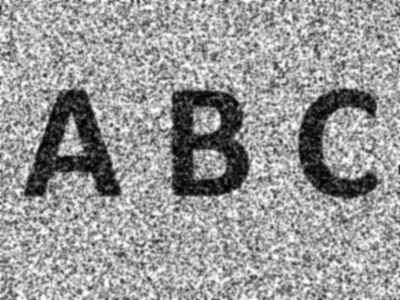
//> input picture ImageRecognition_0529/Imagerec_0529_07/ABC.png, 400 x 300 px
$ ./main07   (built with g++ and OpenCV 4)
//> lines starting //> are read from the running program, lines starting //| are printed output that depends on the picture; after the words box and inside, x2 and y2 are one past the last pixel; in counts of white or black regions, pixels touching at a corner belong together
#include <iostream>
#include <opencv2\/opencv.hpp>

int main(int argc, const char * argv[]){
	cv::Mat img = cv::imread("ABC.png",0);	//画像ファイルの読み込み
//> img is the input picture: 300 rows x 400 cols, CV_8UC1; min 1, max 255, mean 152.9
	if (img.empty())	//ファイルの読み込み失敗
	{
		std::cout << "ファイルの読み込みに失敗しました" << std::endl;
		return -1;
	}

	//元画像の表示
	cv::namedWindow("Original Image");	//ウィンドウの生成

	cv::threshold(img,img,100.0,255.0,CV_THRESH_BINARY);	//2値化
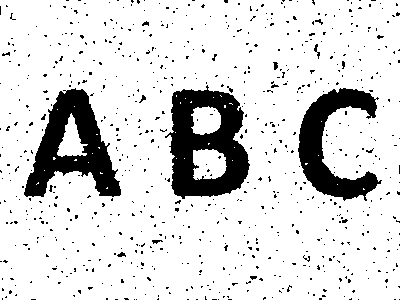
//> img: 300 rows x 400 cols, CV_8UC1; 85.4% white; 746 black regions (735 under 20 px), largest, box (x1, y1, x2, y2) and area: (165, 85, 250, 199) 5656, (24, 88, 121, 197) 4911, (298, 88, 382, 201) 3958
	//メディアンフィルタリング
	cv::medianBlur(img, img, 5);
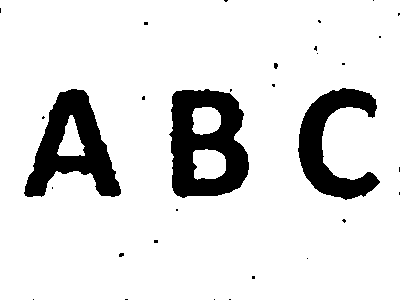
//> img: 300 rows x 400 cols, CV_8UC1; 87.7% white; 31 black regions (27 under 20 px), largest, box (x1, y1, x2, y2) and area: (169, 89, 249, 198) 5683, (24, 89, 121, 197) 4940, (298, 88, 380, 200) 3957, (274, 63, 278, 69) 20


	//N=2でクロージング
	//膨張
	for(int i=0;i<2;i++){
	cv::dilate(img,img,cv::Mat());
	}
//> this loop made 2 passes
//> pass 1, `cv::dilate(img,img,cv::Mat());`:
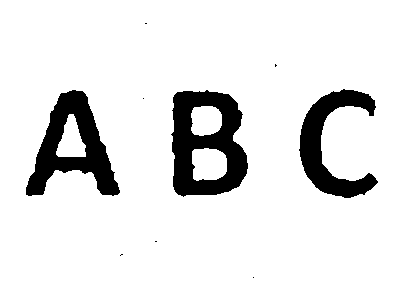
//> img: 300 rows x 400 cols, CV_8UC1; 89.4% white; 9 black regions (6 under 20 px), largest, box (x1, y1, x2, y2) and area: (171, 90, 248, 197) 5006, (26, 90, 120, 196) 4318, (299, 89, 378, 198) 3420
//> pass 2, `cv::dilate(img,img,cv::Mat());`:
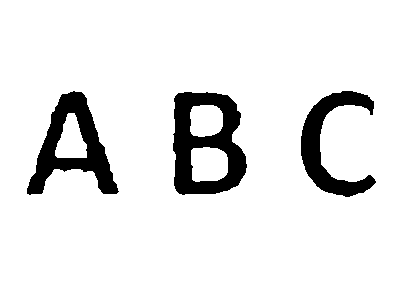
//> img: 300 rows x 400 cols, CV_8UC1; 90.9% white; 3 black regions, box (x1, y1, x2, y2) and area: (173, 92, 247, 195) 4336, (27, 91, 119, 195) 3707, (301, 91, 376, 197) 2899
	//収縮
	for(int i=0;i<2;i++){
	cv::erode(img,img,cv::Mat());
	}
//> this loop made 2 passes
//> pass 1, `cv::erode(img,img,cv::Mat());`:
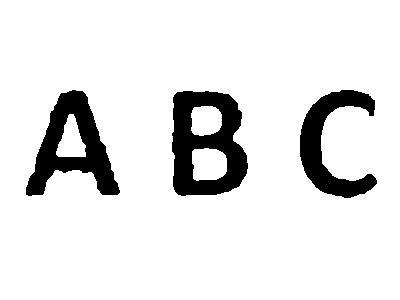
//> img: 300 rows x 400 cols, CV_8UC1; 89.4% white; 3 black regions, box (x1, y1, x2, y2) and area: (172, 91, 248, 196) 4994, (26, 90, 120, 196) 4313, (300, 90, 377, 198) 3407
//> pass 2, `cv::erode(img,img,cv::Mat());`:
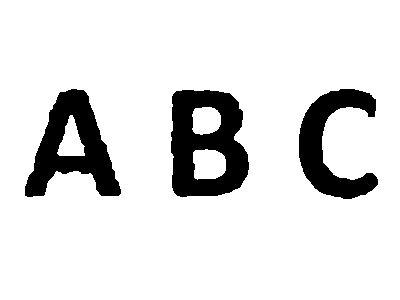
//> img: 300 rows x 400 cols, CV_8UC1; 87.9% white; 3 black regions, box (x1, y1, x2, y2) and area: (171, 90, 249, 197) 5644, (25, 89, 121, 197) 4919, (299, 89, 378, 199) 3923
	if(cv::imwrite("output.bmp", img) == false){	//保存の成否判定
		std::cout << "ファイルの保存に失敗" << std::endl;
		return -1;
	}
	cv::imshow("Original Image",img);	//画像の描画
	cv::waitKey();	//キーが押されるまで待つ
	return 0;
}
